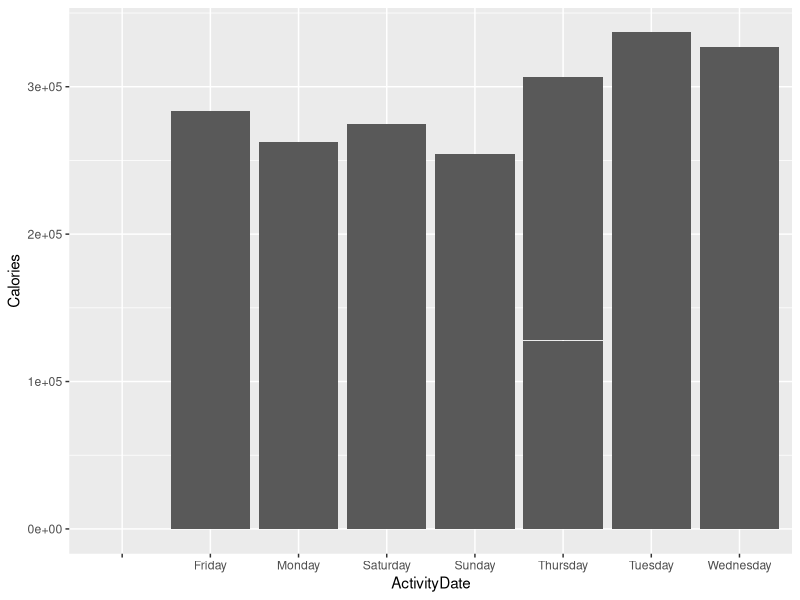
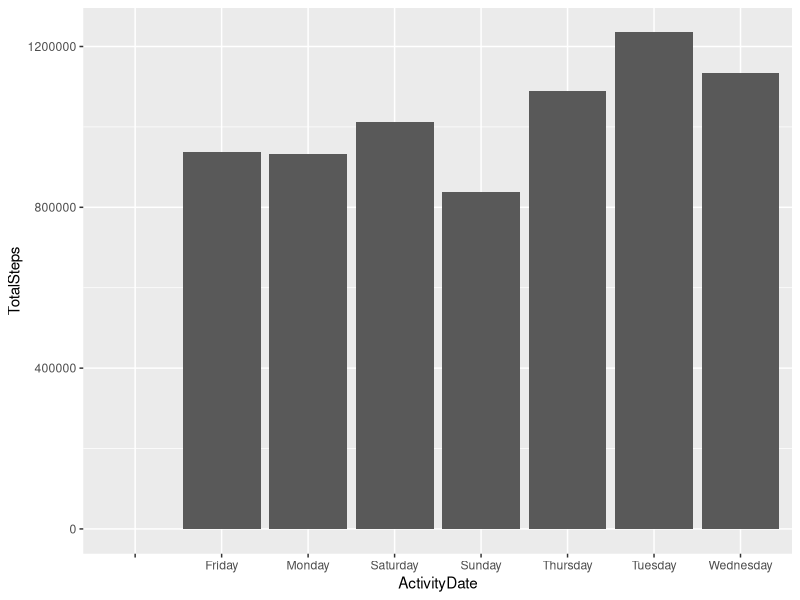
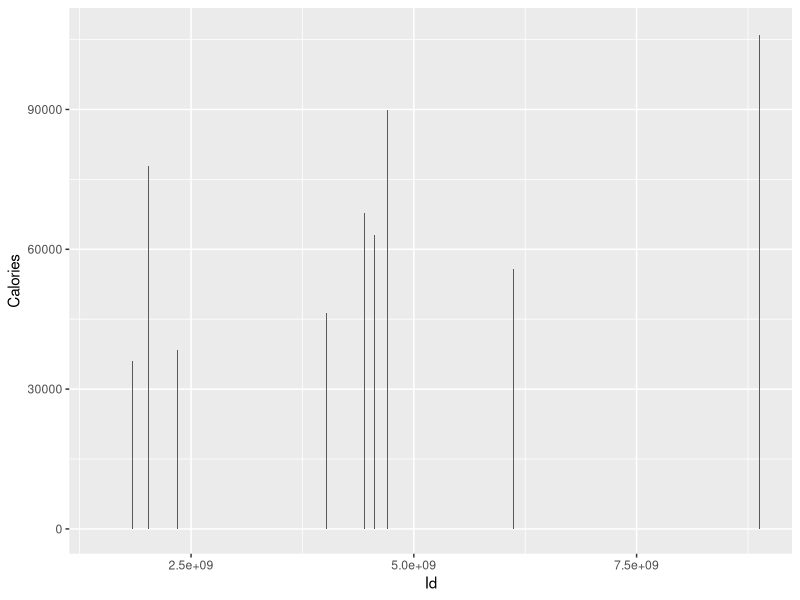
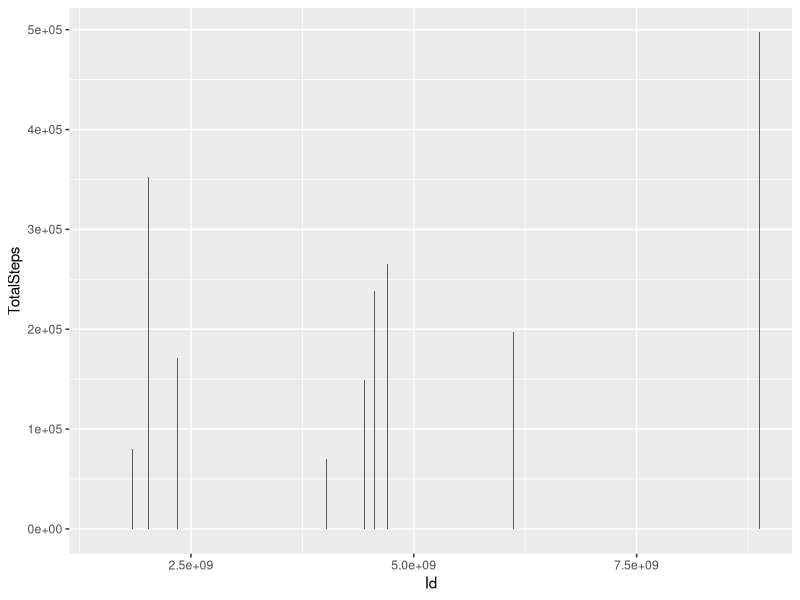

These figures' R source, in order:
install.packages('tidyverse')

library(tidyverse)

daily_activity <- read.csv("dailyActivity_merged.csv")

head(daily_activity)

colnames(daily_activity)

n_distinct(daily_activity$Id)

nrow(daily_activity)

daily_activity  %>%   
  select(TotalDistance,
         Calories,
         TotalSteps)  %>% 
  summary()

daily_activity %>% 
  select(TotalMinutes,
         TotalSteps,
         Calories)  %>% 
  summary()

ggplot(data=daily_activity, aes(x = ActivityDate, y = Calories)) + geom_bar(stat = "identity")

ggplot(data=daily_activity, aes(x = ActivityDate, y = TotalSteps)) + geom_bar(stat = "identity")

ggplot(data=daily_activity, aes(x = Id, y = Calories)) + geom_bar(stat = 'Identity')

ggplot(data=daily_activity, aes(x = Id, y = TotalSteps)) + geom_bar(stat = 'Identity')
